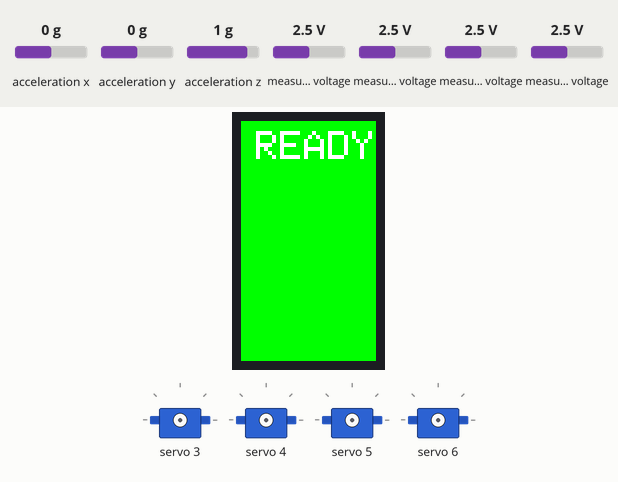
Recording of a program running on a simulated ESP32. On the bench: 135×240 colour display, 4 × servo. Inputs (shaded band) come from the test bench; at power-on: acceleration z 1 g, measured voltage 2.5 V, acceleration x 0 g, acceleration y 0 g. WiFi joins after 1.5 s; servers stay silent unless stated; no MQTT or app messages arrive unless stated; what the program prints to the serial monitor is not drawn.

Above: at 2.8 s.
2.9 s: acceleration z set to 0.6 g
4.9 s: measured voltage (sensor 200) set to 0.1 V
At 6.2 s:
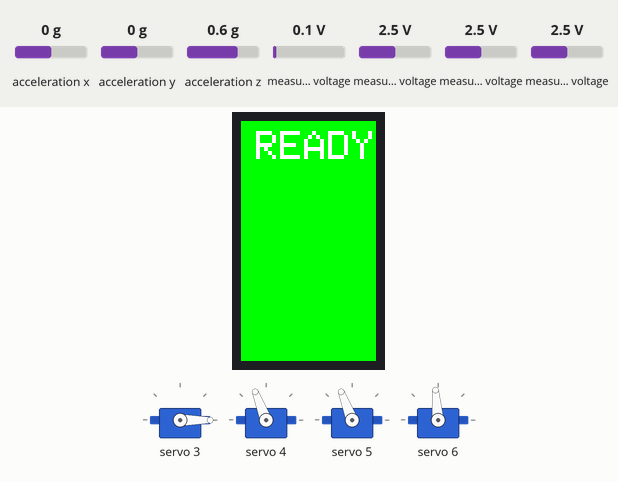
6.5 s: measured voltage (sensor 201) set to 0.1 V
At 7.8 s:
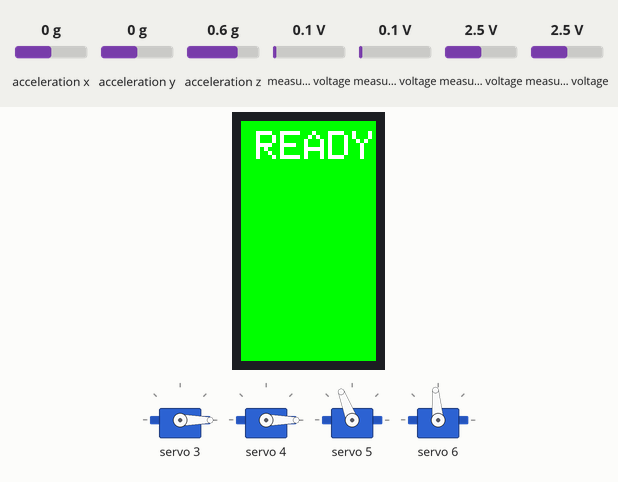
8.2 s: measured voltage (sensor 202) set to 0.1 V
At 9.4 s:
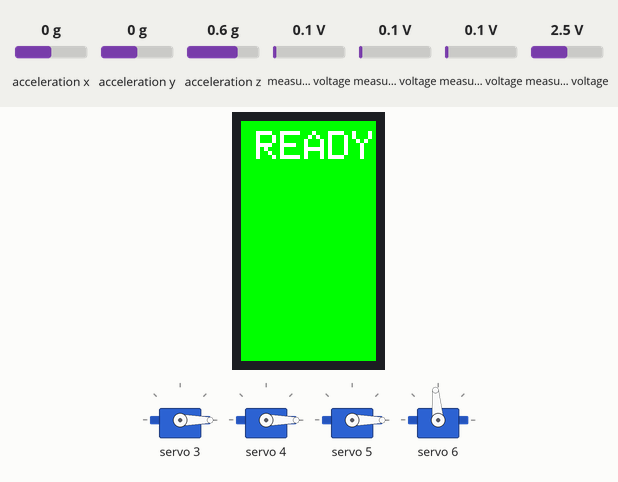
9.9 s: measured voltage (sensor 203) set to 0.1 V
At 11.0 s:
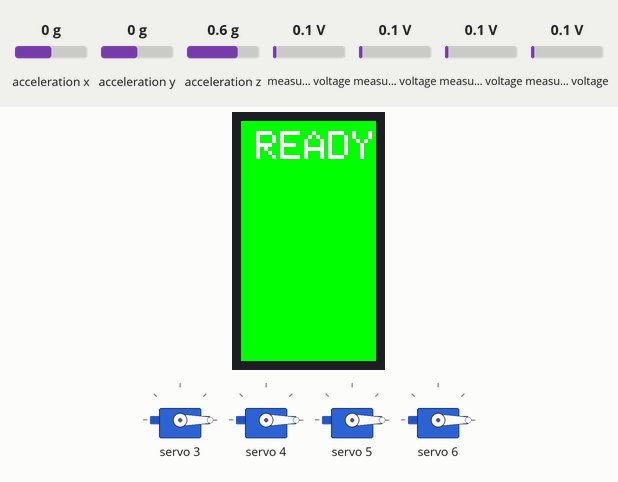
11.6 s: acceleration z set to 1 g
13.1 s: acceleration z set to 1.3 g
At 13.9 s:
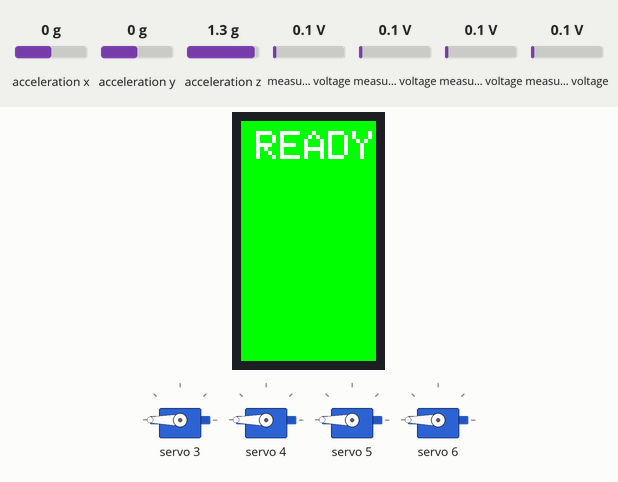
Timing chart, 0 to 15.9 s (numbered marks = the images above; inputs shaded):
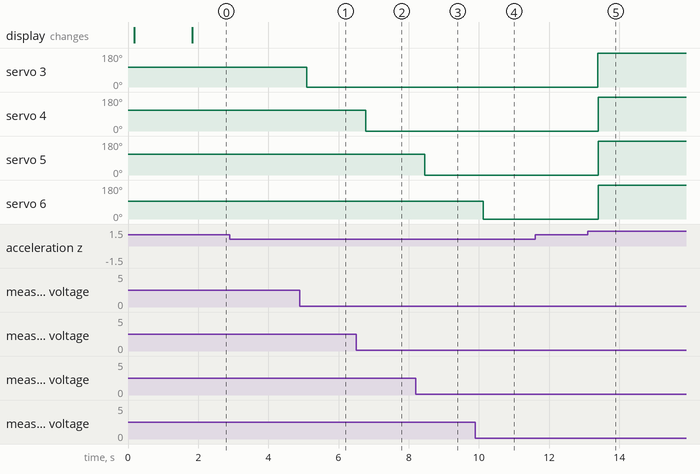

Measured:
- the behaviour switches between 1.1 and 1.2 g on acceleration z (found by bisection; images 4 and 5)
- after the input at 4.9 s, servo 3: 104° → 0° after 0.20 s
- after the input at 6.5 s, servo 4: 111° → 0° after 0.27 s
- after the input at 8.2 s, servo 5: 111° → 0° after 0.25 s
- after the input at 9.9 s, servo 6: 95° → 0° after 0.22 s
- after the input at 11.6 s, every drawn part: stays the same
- after the input at 13.1 s, servo 3: 0° → 180° after 0.28 s; servo 4–6: 0° → 180° after 0.30 s

The program:

main.cpp
```cpp
#include <Arduino.h>
#include "M5StickCPlus.h"
#include "Wire.h"
#include "Adafruit_PWMServoDriver.h"
#include "Adafruit_ADS1X15.h"
#include "WiFi.h"
#include "PubSubClient.h"

#define SDA_PIN 32
#define SCL_PIN 33
#define ADC_ADDR1 0x48 // GND  /**/

Adafruit_ADS1115 ads;
Adafruit_PWMServoDriver pwm = Adafruit_PWMServoDriver(); // Initiates library.

uint16_t servo_min[] = {60, 80, 80, 80};
uint16_t servo_max[] = {540, 540, 550, 540};
uint16_t max_pos[] = {23580, 23045, 23570, 26400};

struct IMU
{
  float ax;
  float ay;
  float az;
  float gx;
  float gy;
  float gz;
} imu;

#define WIFI_SSID "Tonii.iphone"
#define WIFI_PASSWD "123456789"
#define MQTT_SERVER "mqtt3.thingspeak.com"
#define SECRET_MQTT_CLIENT_ID "ESQ7HRAfGxIuHjEMNgYBJgQ"
#define SECRET_MQTT_USERNAME "ESQ7HRAfGxIuHjEMNgYBJgQ"
#define SECRET_MQTT_PASSWORD "Q2x+1cZbSltrux03aa+FZjrQ"
#define MQTT_CHANNEL "1850062"

// WIFI
const char *ssid = WIFI_SSID;
const char *password = WIFI_PASSWD;
const char *mqtt_server = MQTT_SERVER;

// MQTT client
WiFiClient espClient;
PubSubClient client(espClient);

void setup_wifi()
{

  delay(10);
  // We start by connecting to a WiFi network
  Serial.println();
  Serial.print("Connecting to ");
  Serial.println(ssid);

  WiFi.mode(WIFI_STA);
  WiFi.begin(ssid, password);

  while (WiFi.status() != WL_CONNECTED)
  {
    delay(500);
    Serial.print(".");
  }

  randomSeed(micros());

  Serial.println("");
  Serial.println("WiFi connected");
  Serial.println("IP address: ");
  Serial.println(WiFi.localIP());
}

void callback(char *topic, byte *payload, unsigned int length)
{
  Serial.print("Message arrived [");
  Serial.print(topic);
  Serial.print("] ");
  for (int i = 0; i < length; i++)
  {
    Serial.print((char)payload[i]);
  }
  Serial.println();
}

void reconnect()
{
  // Loop until it is connected
  while (!client.connected())
  {

    Serial.print("Attempting MQTT connection...");
    // Attempt to connect
    if (client.connect(SECRET_MQTT_CLIENT_ID, SECRET_MQTT_USERNAME, SECRET_MQTT_PASSWORD))
    {
      Serial.println("connected");

      char subscribe_topic[100];
      sprintf(subscribe_topic, "channels/%s/subscribe", MQTT_CHANNEL);
      client.subscribe(subscribe_topic);
      sprintf(subscribe_topic, "channels/%s/subscribe/fields/%s", MQTT_CHANNEL, "field1");
      client.subscribe(subscribe_topic);

      Serial.println("subscribed");
      M5.Lcd.fillScreen(GREEN);
      M5.Lcd.setCursor(15, 10);
      M5.Lcd.setTextColor(WHITE);
      M5.Lcd.setTextSize(4);
      M5.Lcd.printf("READY");
    }
    else
    {
      Serial.print("failed, rc=");
      Serial.print(client.state());
      Serial.println(" try again in 5 seconds");
      // Wait 5 seconds before retrying
      delay(5000);
    }
  }
}

void mqttPublish(uint16_t *finger_respond, float acc_z)
{

  char topic[40];
  char payload[100];
  sprintf(topic, "channels/%s/publish", MQTT_CHANNEL);
  sprintf(payload, "field1=%d&field2=%d&field3=%d&field4=%d&field5=%.2f&stats=MQTTPUBLISH",
          finger_respond[0], finger_respond[1], finger_respond[2], finger_respond[3], acc_z);
  client.publish(topic, payload);
  Serial.println("MQTT Publish");
  delay(500);
}

void setup()
{
  Wire.begin(SDA_PIN, SCL_PIN);
  ads.begin(ADC_ADDR1, &Wire);
  pwm.begin();
  pwm.setPWMFreq(50);
  delay(20);
  M5.begin();
  M5.Lcd.print("Setup done!");
  M5.Imu.Init();

  setup_wifi();
  client.setServer(mqtt_server, 1883);
  client.setCallback(callback);
  client.setBufferSize(2048);
}

void testOffset(uint8_t test_no)
{

  for (int angle = 0; angle <= 150; angle += 10)
  {
    pwm.setPWM(test_no, 0, angle);
    Serial.printf("val : %d\n", angle);
    delay(500);
  }
  for (int angle = 450; angle <= 600; angle += 10)
  {
    pwm.setPWM(test_no, 0, angle);
    Serial.printf("val : %d\n", angle);
    delay(500);
  }
}

void writeServo(uint8_t servo_no, float angle)
{
  uint16_t pwm_val = map(angle, 0, 180, servo_min[servo_no - 3], servo_max[servo_no - 3]);
  pwm_val = constrain(pwm_val, servo_min[servo_no - 3], servo_max[servo_no - 3]);
  pwm.setPWM(servo_no, 0, pwm_val);
  delay(5);
}

void free()
{
  for (uint8_t no = 3; no < 7; no++)
  {
    pwm.setPWM(no, 0, servo_max[no - 3]);
    delay(5);
  }
}

uint16_t finger_pos[5] = {0};
void readPos()
{
  for (size_t i = 0; i < 4; ++i)
  {
    finger_pos[i] = ads.readADC_SingleEnded(i);
    if (finger_pos[i] < 0)
      finger_pos[i] = 0;
  }
}

void lock()
{
  for (uint8_t no = 3; no < 7; no++)
  {
    uint16_t pwm_val = map(finger_pos[no - 3], 0, max_pos[no - 3], servo_min[no - 3], servo_max[no - 3]);
    pwm.setPWM(no, 0, pwm_val);
    delay(5);
  }
}

void loopServo()
{
  for (uint8_t no = 3; no < 7; no++)
  {
    pwm.setPWM(no, 0, servo_min[no - 3]);
    delay(5);
  }
  delay(2000);
  for (uint8_t no = 3; no < 7; no++)
  {
    pwm.setPWM(no, 0, servo_max[no - 3]);
    delay(5);
  }
  delay(2000);
  free();
}

void loop()
{

  static uint32_t last_time = millis();
  if (millis() - last_time > 20)
  {
    M5.Imu.getAccelData(&imu.ax, &imu.ay, &imu.az);
    readPos();
    if (imu.az > 1.2)
      free();
    else if (imu.az < 0.8)
      lock();

    if (!client.connected())
      reconnect();
    client.loop();

    mqttPublish(finger_pos,imu.az);
  }
}
```

adc_test.cpp
```cpp
#include <Arduino.h>
#include "M5StickCPlus.h"
#include "Wire.h"
#include "Adafruit_ADS1X15.h"

#define SDA_PIN 32
#define SCL_PIN 33
#define ADC_ADDR1 0x48 // GND  /**/

Adafruit_ADS1115 ads;
float Voltage = 0.0;

void setup() {
  M5.begin();
  // Serial.begin(115200);

  Wire.begin(SDA_PIN, SCL_PIN);
  ads.begin(ADC_ADDR1, &Wire);
}

void loop() {

  Serial.printf("ADC Value (A0-A4) : ");
  for(size_t i = 0; i < 4; ++i){
    int16_t adc_val = ads.readADC_SingleEnded(i);
    if(adc_val < 0) adc_val = 0;
    Serial.printf("%d\t", adc_val);
  }
  Serial.println();
  delay(100);
}
```
